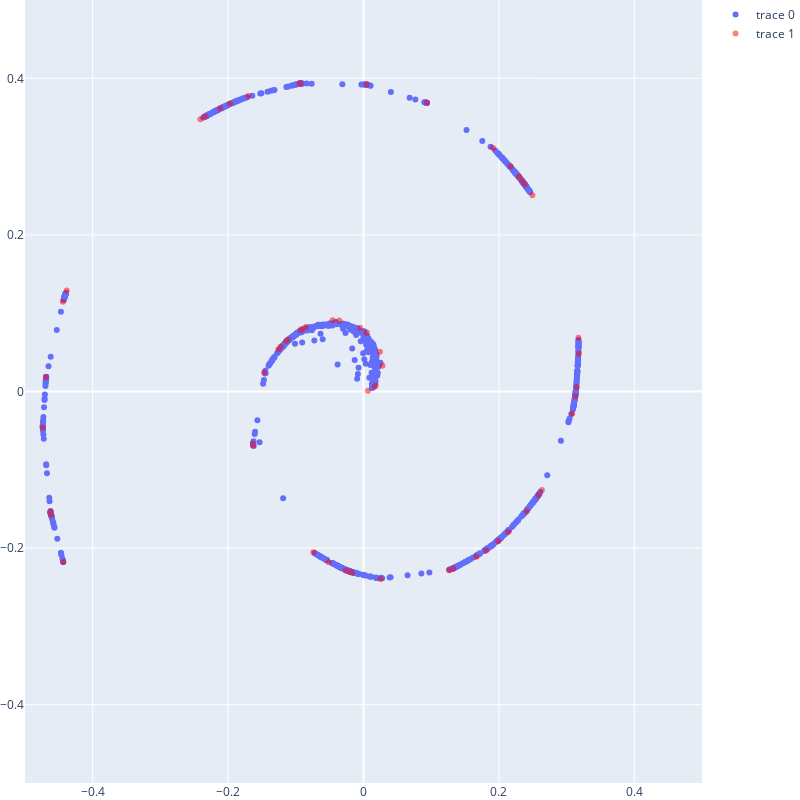

The cell this chart's notebook holds for it:
### Code cell
schedule = DDPMSchedule.make_squaredcos_cap_v2(100)

# The schedule also has the compute_denoised method
# which given a (small) dataset will compute the ground-truth model output!
# This is useful for debugging whether the denoiser has sufficient
# capacity to capture the true score function.
def gt_denoiser(_rng_key, x, t):
    denoised = schedule.compute_denoised(x, t, train_data.tree)
    return schedule.output_from_denoised(x, t, denoised)

def sample_gt(rng_key):
    return schedule.sample(rng_key, gt_denoiser, train_data[0])

gt_samples = jax.vmap(sample_gt)(jax.random.split(jax.random.PRNGKey(42), 1024))
plot_samples(gt_samples, train_data.tree)

### Figure 1 — Plotly figure (JSON) as saved in the notebook; plotly's stock layout.template omitted (floating-point values rounded to 4 significant figures; data arrays with more than 128 entries replaced by an {"elided": "..."} marker saying what was removed)
{"data": [{"mode": "markers", "type": "scatter", "x": {"elided": "1024 float values"}, "y": {"elided": "1024 float values"}}, {"marker": {"color": "red"}, "mode": "markers", "opacity": 0.5, "type": "scatter", "x": [-0.04562, 0.3083, -0.03582, 0.004748, 0.2296, -0.01887, -0.07425, -0.4383, -0.09448, -0.1703, 0.2175, -0.1224, 0.01679, -0.1143, -0.2119, 0.1325, -0.02318, -0.4435, -0.4615, 0.214, -0.05153, 0.2634, -0.09026, 0.02805, 0.318, -0.444, 0.1812, 0.315, 0.2339, 0.004667, -0.0928, 0.2413, 0.2494, 0.1264, -0.02608, -0.1125, -0.1468, 0.02504, -0.2337, 0.2383, 0.1913, -0.4739, -0.241, -0.09267, -0.1973, -0.1634, 0.09344, 0.1668, -0.01683, 0.2585, -0.4689, -0.005001, -0.08529, 0.018, 0.004456, 0.02424, 0.006602, -0.1256, 0.3131, 0.199, -0.09269, -0.1631, -0.4625, 0.3175], "y": [0.09098, -0.02821, 0.09055, 0.3921, 0.2745, -0.2308, -0.2052, 0.1291, 0.3933, 0.3772, 0.2872, 0.05733, 0.006292, 0.06469, 0.3617, -0.2262, -0.2294, -0.2177, -0.1579, -0.1794, -0.218, -0.1257, 0.08022, 0.03277, 0.04813, 0.1147, -0.2029, 0.005809, 0.2696, 0.0753, 0.07895, -0.1533, 0.2505, -0.2282, -0.2285, 0.06617, 0.02439, -0.2395, 0.3514, 0.2645, 0.311, -0.04607, 0.3476, 0.3935, 0.3677, -0.06675, 0.3686, -0.2111, -0.2314, -0.1325, 0.01818, 0.08145, 0.08248, 0.007377, 0.07546, 0.05078, 0.0008848, 0.05405, -0.006169, -0.1911, 0.079, -0.0691, -0.1531, 0.06851]}], "layout": {"height": 800, "margin": {"b": 0, "l": 0, "pad": 0, "r": 0, "t": 0}, "width": 800, "xaxis": {"range": [-0.5, 0.5]}, "yaxis": {"range": [-0.5, 0.5]}}}
